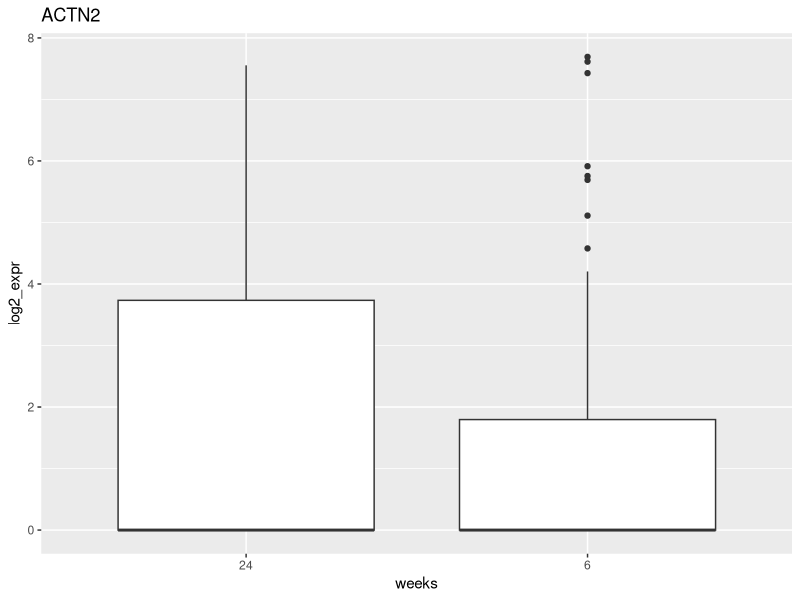
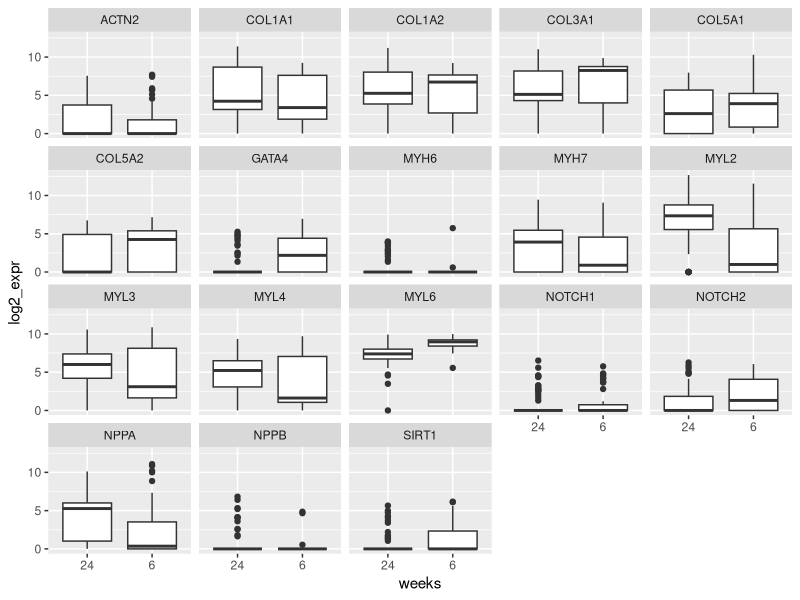
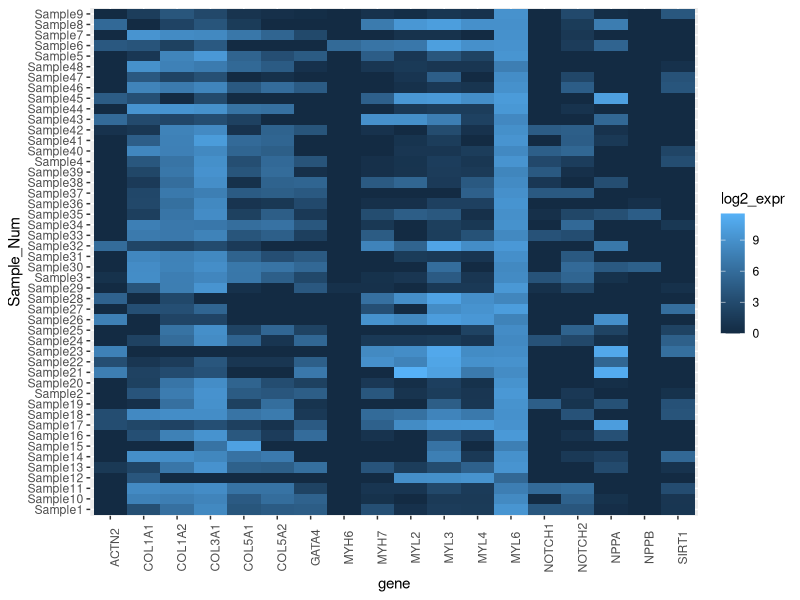
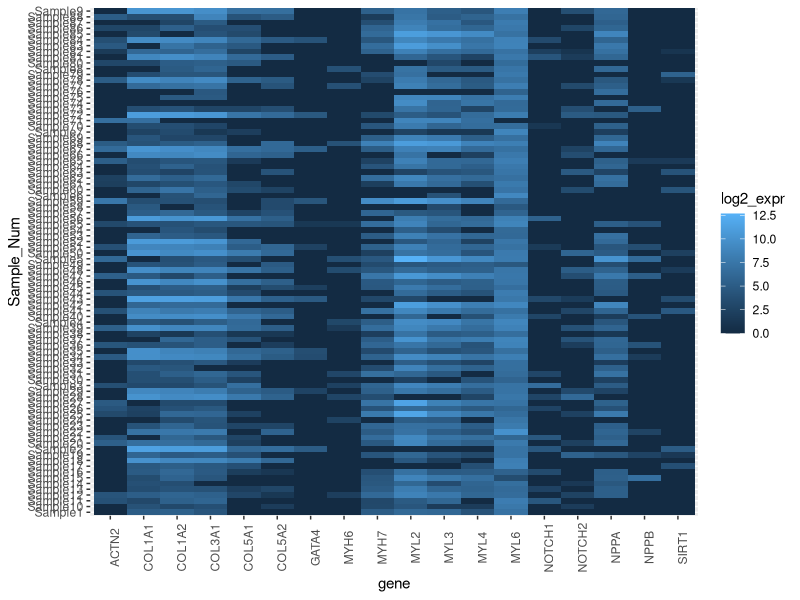

These figures' R source, in order:
## ---- chunk 1
knitr::opts_chunk$set(echo = TRUE,
                      fig.path = 'figures/')
## ---- chunk 2
# WALKING THROUGH RSTUDIO:
# open a new project
# console
# global environment
# scripting space
# plot and help viewer

## ---- chunk 3

# Using R as a calculator
# addition  +
5 + 3
# subtraction -
5 - 3
# multiplication *
5 * 3
# division /
5 / 3

# mod (remainder) %%
5 %% 3

#exponent
5 ** 3
5 ^3

#combining terms together (PEMDAS)
5 - 3^2
(5-3) ^ 2

## ---- chunk 4

# VARIABLES:
weight_kg <- 55
# the assignment operator

#print to console
weight_kg
print(weight_kg)

#weight in pounds
weight_lb <- 2.2 * weight_kg
weight_lb

2.2*55

weight_kg <- 100
weight_lb
weight_lb <- weight_kg * 2.2
weight_lb
## ---- chunk 5
# Load tidyverse packages
#install.packages(c('tidyverse', 'readxl'))
library(tidyverse) # We need a package to read in an excel sheet. Go over packages
library(readxl)
## ---- chunk 6

# READING DATA INTO R
# READ IN EXCEL FILES <- functions
# TODO: use URL of spreadsheet
six_weeks <- read_excel('data/log2_expression_6wks.xlsx', sheet = 1)
twenty_four_weeks <- read_excel('data/log2_expression_24wks.xlsx', sheet = 1)

## ---- chunk 7
head(six_weeks)
ncol(six_weeks)
nrow(six_weeks)
dim(six_weeks)
colnames(six_weeks)
rownames(six_weeks)

#reference things in the data frame
#data_frame[row,column]
dim(six_weeks)
six_weeks[1,1]
six_weeks[5,]
six_weeks[,5]
six_weeks[,2]
six_weeks$ACTN2
## ---- chunk 8
# USING FUNCTIONS
mean(six_weeks$ACTN2)
mean(twenty_four_weeks$ACTN2)

summary(six_weeks$ACTN2)
summary(twenty_four_weeks$ACTN2)
## ---- chunk 9
# pivot longer
dat_long_6wks <- six_weeks %>%
    pivot_longer(-Sample_Num, names_to = "gene", values_to = '6')
dat_long_24wks <- twenty_four_weeks %>%
    pivot_longer(-Sample_Num, names_to = "gene", values_to = '24')

## ---- chunk 10
# join
dat_joined <- full_join(dat_long_6wks, dat_long_24wks, by = c('Sample_Num', 'gene'))

## ---- chunk 11
# pivot longer again
dat_joined_long <- dat_joined %>% pivot_longer(c('6', '24'),
                                               names_to = 'weeks',
                                               values_to = 'log2_expr')
## ---- chunk 12
dat_joined_long %>%
    filter(gene == 'ACTN2') %>%
    ggplot(aes(weeks, log2_expr)) +
    geom_boxplot() +
    labs(title = 'ACTN2')
## ---- chunk 13
# CHALLENGE:
# Make a boxplot plot for expression of the gene GATA4 at 6 weeks compared to 24 weeks.
## ---- chunk 14
# R color palettes
# change the colors with scale_color_
## ---- chunk 15
# CHALLENGE:
# modify your boxplot for GATA4. make each box a different color. 
# bonus: pick two of your favorite colors from TODO URL
## ---- chunk 16
# PLOT ALL THE GENES
# facet wrap
dat_joined_long %>%
    ggplot(aes(weeks, log2_expr)) +
    geom_boxplot() +
    facet_wrap('gene')
## ---- chunk 17
dat_joined_long %>%
    filter(weeks == '6', !is.na(log2_expr)) %>%
    ggplot(aes(gene, Sample_Num, fill = log2_expr)) +
    geom_tile() +
    theme(axis.text.x = element_text(angle = 90))
## ---- chunk 18
dat_joined_long %>%
    filter(weeks == '24', !is.na(log2_expr)) %>%
    ggplot(aes(gene, Sample_Num, fill = log2_expr)) +
    geom_tile() +
    theme(axis.text.x = element_text(angle = 90))
